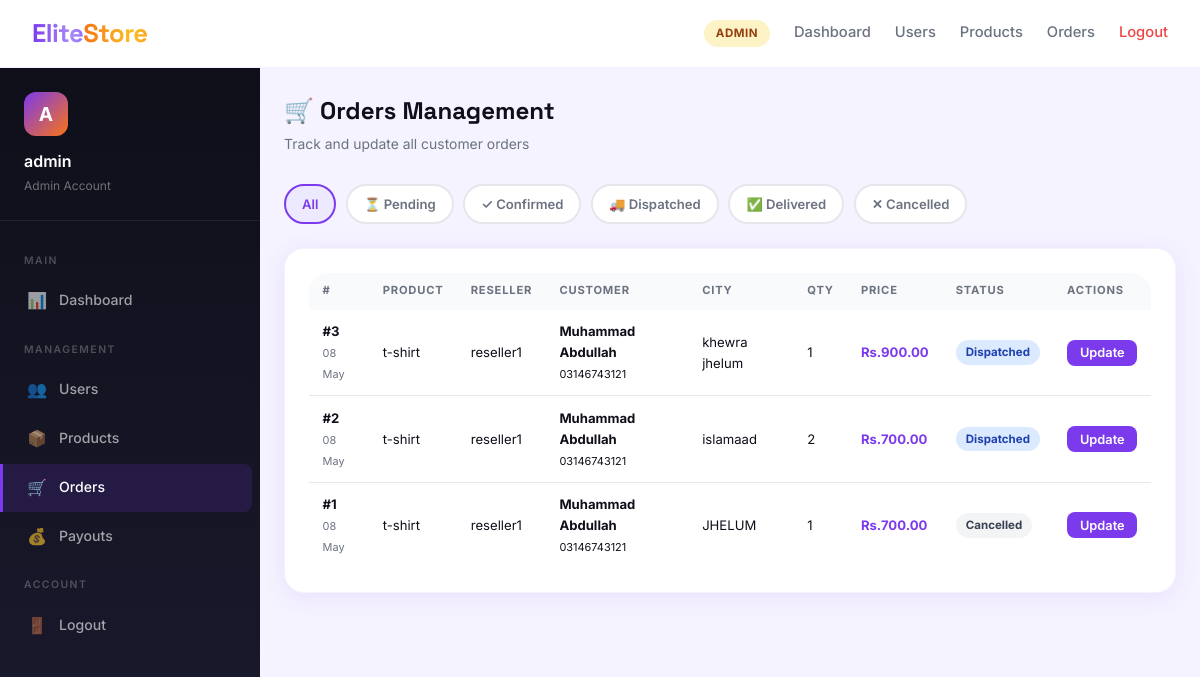
The app's page /admin-panel/orders/ (signed in) with its own data.
### core/models.py (models this page shows, shortened)
class User(AbstractUser):
    ROLE_CHOICES = [
        ('admin', 'Admin'),
        ('wholesaler', 'Wholesaler'),
        ('reseller', 'Reseller'),
    ]
    role = models.CharField(max_length=20, choices=ROLE_CHOICES, default='reseller')
    phone = models.CharField(max_length=20, blank=True)
    city = models.CharField(max_length=100, blank=True)
    address = models.TextField(blank=True)
    is_verified = models.BooleanField(default=False)
    profile_pic = models.ImageField(upload_to='profiles/', blank=True, null=True)
    created_at = models.DateTimeField(auto_now_add=True)
    cnic = models.CharField(max_length=20, blank=True)
    business_name = models.CharField(max_length=200, blank=True)
    bank_name = models.CharField(max_length=100, blank=True)
    bank_account_title = models.CharField(max_length=200, blank=True)
    bank_account_number = models.CharField(max_length=50, blank=True)
    easypaisa_number = models.CharField(max_length=20, blank=True)
    jazzcash_number = models.CharField(max_length=20, blank=True)

class Order(models.Model):
    STATUS_CHOICES = [
        ('pending', 'Pending'),
        ('confirmed', 'Confirmed'),
        ('dispatched', 'Dispatched'),
        ('delivered', 'Delivered'),
        ('returned', 'Returned'),
        ('cancelled', 'Cancelled'),
    ]
    reseller = models.ForeignKey(User, on_delete=models.CASCADE, related_name='orders')
    product = models.ForeignKey(Product, on_delete=models.CASCADE)
    quantity = models.PositiveIntegerField(default=1)
    reseller_price = models.DecimalField(max_digits=10, decimal_places=2)
    profit = models.DecimalField(max_digits=10, decimal_places=2, default=0)
    customer_name = models.CharField(max_length=200)
    customer_phone = models.CharField(max_length=20)
    customer_city = models.CharField(max_length=100)
    customer_address = models.TextField()
    tracking_number = models.CharField(max_length=100, blank=True)
    courier = models.CharField(max_length=100, blank=True)
    status = models.CharField(max_length=20, choices=STATUS_CHOICES, default='pending')
    notes = models.TextField(blank=True)
    created_at = models.DateTimeField(auto_now_add=True)
    updated_at = models.DateTimeField(auto_now=True)

class Product(models.Model):
    STATUS_CHOICES = [
        ('pending', 'Pending Approval'),
        ('approved', 'Approved'),
        ('rejected', 'Rejected'),
    ]
    wholesaler = models.ForeignKey(User, on_delete=models.CASCADE, related_name='products')
    category = models.ForeignKey(Category, on_delete=models.SET_NULL, null=True, blank=True)
    name = models.CharField(max_length=300)
    description = models.TextField()
    wholesale_price = models.DecimalField(max_digits=10, decimal_places=2)
    suggested_retail_price = models.DecimalField(max_digits=10, decimal_places=2)
    stock = models.PositiveIntegerField(default=0)
    image = models.ImageField(upload_to='products/', blank=True, null=True)
    image2 = models.ImageField(upload_to='products/', blank=True, null=True)
    image3 = models.ImageField(upload_to='products/', blank=True, null=True)
    weight = models.DecimalField(max_digits=6, decimal_places=2, blank=True, null=True)
    status = models.CharField(max_length=20, choices=STATUS_CHOICES, default='pending')
    slug = models.SlugField(max_length=400, unique=True, blank=True)
    created_at = models.DateTimeField(auto_now_add=True)
    updated_at = models.DateTimeField(auto_now=True)

### core/views.py (the view)
# urls.py: path('admin-panel/orders/', views.admin_orders, name='admin_orders'),
@role_required('admin')
def admin_orders(request):
    status_filter = request.GET.get('status', '')
    orders = Order.objects.all().order_by('-created_at')
    if status_filter:
        orders = orders.filter(status=status_filter)
    return render(request, 'core/admin_orders.html', {'orders': orders})

### core/context_processors.py (called while the page is built)
def admin_context(request):
    if not request.user.is_authenticated or not hasattr(request.user, 'role'):
        return {}
    if request.user.role != 'admin':
        return {}
    return {
        'pending_users': User.objects.filter(is_verified=False).exclude(role='admin').count(),
        'pending_products': Product.objects.filter(status='pending').count(),
        'pending_payouts': Payout.objects.filter(status='pending').count(),
    }

### core/views.py (called while the page is built)
def role_required(*roles):
    def decorator(view_func):
        @wraps(view_func)
        @login_required
        def wrapper(request, *args, **kwargs):
            if request.user.role not in roles:
                messages.error(request, 'Access denied.')
                return redirect('dashboard')
            return view_func(request, *args, **kwargs)
        return wrapper
    return decorator

### templates/core/admin_orders.html (shortened to what this page needs)
{% extends 'core/base_dashboard.html' %}
{% block dashboard_content %}
<div class="page-header">
  <div>
    <h1 class="page-title">🛒 Orders Management</h1>
    <p class="page-subtitle">Track and update all customer orders</p>
  </div>
</div>
<div class="filters">
  <a href="{% url 'admin_orders' %}" class="filter-btn {% if not request.GET.status %}active{% endif %}">All</a>
  <a href="{% url 'admin_orders' %}?status=pending" class="filter-btn {% if request.GET.status == 'pending' %}active{% endif %}">⏳ Pending</a>
  <a href="{% url 'admin_orders' %}?status=confirmed" class="filter-btn {% if request.GET.status == 'confirmed' %}active{% endif %}">✓ Confirmed</a>
  <a href="{% url 'admin_orders' %}?status=dispatched" class="filter-btn {% if request.GET.status == 'dispatched' %}active{% endif %}">🚚 Dispatched</a>
  <a href="{% url 'admin_orders' %}?status=delivered" class="filter-btn {% if request.GET.status == 'delivered' %}active{% endif %}">✅ Delivered</a>
  <a href="{% url 'admin_orders' %}?status=cancelled" class="filter-btn {% if request.GET.status == 'cancelled' %}active{% endif %}">✕ Cancelled</a>
</div>
<div class="card">
  <div class="table-wrap">
    <table>
      <thead>
        <tr>
          <th>#</th>
          <th>Product</th>
          <th>Reseller</th>
          <th>Customer</th>
          <th>City</th>
          <th>Qty</th>
          <th>Price</th>
          <th>Status</th>
          <th>Actions</th>
        </tr>
      </thead>
      <tbody>
        {% for order in orders %}
        <tr>
          <td><strong>#{{ order.pk }}</strong><br><small style="color:var(--gray)">{{ order.created_at|date:"d M" }}</small></td>
          <td style="font-size:0.82rem;max-width:160px">{{ order.product.name|truncatechars:40 }}</td>
          <td style="font-size:0.82rem">{{ order.reseller.username }}</td>
          <td style="font-size:0.82rem"><strong>{{ order.customer_name }}</strong><br><small>{{ order.customer_phone }}</small></td>
          <td style="font-size:0.82rem">{{ order.customer_city }}</td>
          <td>{{ order.quantity }}</td>
          <td style="font-weight:700;color:var(--primary)">Rs.{{ order.reseller_price }}</td>
          <td><span class="badge badge-{{ order.status }}">{{ order.get_status_display }}</span></td>
          <td>
            <button class="btn btn-primary btn-sm" onclick="openOrderModal({{ order.pk }},'{{ order.status }}')">Update</button>
          </td>
        </tr>
        {% empty %}
        <tr><td colspan="9"><div class="empty-state"><span class="icon">📭</span><h3>No orders found</h3></div></td></tr>
        {% endfor %}
      </tbody>
    </table>
  </div>
</div>
{% endblock %}

### templates/core/base_dashboard.html (shortened to what this page needs)
{% extends 'core/base.html' %}
{% load static %}
{% block content %}
<div class="app-layout">
  <aside class="sidebar" id="sidebar">
    <div class="sidebar-header">
      <div class="sidebar-avatar">{{ user.first_name|first|default:user.username|first|upper }}</div>
      <h3>{{ user.first_name|default:user.username }}</h3>
      <p>{{ user.get_role_display }} Account</p>
    </div>
    <ul class="sidebar-nav">
      <li class="sidebar-section">Main</li>
      <li><a href="{% url 'dashboard' %}" class="{% if request.resolver_match.url_name == 'dashboard' %}active{% endif %}"><span class="icon">📊</span> Dashboard</a></li>
      {% if user.role == 'reseller' %}
      <li class="sidebar-section">Shop</li>
      <li><a href="{% url 'products' %}" class="{% if request.resolver_match.url_name == 'products' %}active{% endif %}"><span class="icon">🛍️</span> Browse Products</a></li>
      <li><a href="{% url 'place_order' %}" class="{% if request.resolver_match.url_name == 'place_order' %}active{% endif %}"><span class="icon">➕</span> Place Order</a></li>
      <li class="sidebar-section">My Account</li>
      <li><a href="{% url 'my_orders' %}" class="{% if request.resolver_match.url_name == 'my_orders' %}active{% endif %}"><span class="icon">📦</span> My Orders</a></li>
      <li><a href="{% url 'my_payouts' %}" class="{% if request.resolver_match.url_name == 'my_payouts' %}active{% endif %}"><span class="icon">💰</span> My Payouts</a></li>
      <li><a href="{% url 'request_payout' %}" class="{% if request.resolver_match.url_name == 'request_payout' %}active{% endif %}"><span class="icon">💳</span> Request Payout</a></li>
      {% elif user.role == 'admin' %}
      <li class="sidebar-section">Management</li>
      <li>
        <a href="{% url 'admin_users' %}" class="{% if request.resolver_match.url_name == 'admin_users' %}active{% endif %}">
          <span class="icon">👥</span> Users
        </a>
      </li>
      <li><a href="{% url 'admin_products' %}" class="{% if request.resolver_match.url_name == 'admin_products' %}active{% endif %}"><span class="icon">📦</span> Products</a></li>
      <li><a href="{% url 'admin_orders' %}" class="{% if request.resolver_match.url_name == 'admin_orders' %}active{% endif %}"><span class="icon">🛒</span> Orders</a></li>
      <li><a href="{% url 'admin_payouts' %}" class="{% if request.resolver_match.url_name == 'admin_payouts' %}active{% endif %}"><span class="icon">💰</span> Payouts</a></li>
      {% endif %}
      <li class="sidebar-section">Account</li>
      <li><a href="{% url 'logout' %}"><span class="icon">🚪</span> Logout</a></li>
    </ul>
  </aside>
  <main class="main-content">
    {% block dashboard_content %}{% endblock %}
  </main>
</div>
{% endblock %}

### templates/core/base.html (shortened to what this page needs)
<!DOCTYPE html>
<html lang="en">
<head>
{% load static %}
<link rel="stylesheet" href="{% static 'css/style.css' %}">
</head>
<body>
<nav class="navbar" id="mainNav">
  <a href="{% url 'home' %}" class="navbar-brand">
    <span class="brand-elite">Elite</span><span class="brand-store">Store</span>
  </a>
  <div class="nav-links" id="navLinks">
    {% if user.is_authenticated %}
      <span class="badge-role badge-{{ user.role }}">{{ user.get_role_display }}</span>
      <a href="{% url 'dashboard' %}">Dashboard</a>
      {% if user.role == 'reseller' %}
        <a href="{% url 'products' %}">Products</a>
        <a href="{% url 'my_orders' %}">My Orders</a>
      {% elif user.role == 'wholesaler' %}
        <a href="{% url 'my_products' %}">My Products</a>
        <a href="{% url 'add_product' %}">Add Product</a>
      {% elif user.role == 'admin' %}
        <a href="{% url 'admin_users' %}">Users</a>
        <a href="{% url 'admin_products' %}">Products</a>
        <a href="{% url 'admin_orders' %}">Orders</a>
      {% endif %}
      <a href="{% url 'logout' %}" class="nav-logout">Logout</a>
    {% else %}
      <a href="{% url 'products' %}">Browse</a>
      <a href="{% url 'login' %}">Login</a>
      <a href="{% url 'register' %}">Get Started</a>
      <a href="{% url 'admin_login' %}">🛡️ Admin</a>
    {% endif %}
  </div>
</nav>
{% block content %}{% endblock %}
</body>
</html>

### records on screen
User: role "ADMIN", first_name|first "A", first_name "admin", role "Admin"
Order: pk "3", created_at "08 May", product.name "t-shirt", reseller.username "reseller1", customer_name "Muhammad Abdullah", customer_phone "03146743121", customer_city "khewra jhelum", quantity "1", reseller_price "900.00", status "Dispatched"
Order: pk "2", created_at "08 May", product.name "t-shirt", reseller.username "reseller1", customer_name "Muhammad Abdullah", customer_phone "03146743121", customer_city "islamaad", quantity "2", reseller_price "700.00", status "Dispatched"
Order: pk "1", created_at "08 May", product.name "t-shirt", reseller.username "reseller1", customer_name "Muhammad Abdullah", customer_phone "03146743121", customer_city "JHELUM", quantity "1", reseller_price "700.00", status "Cancelled"
